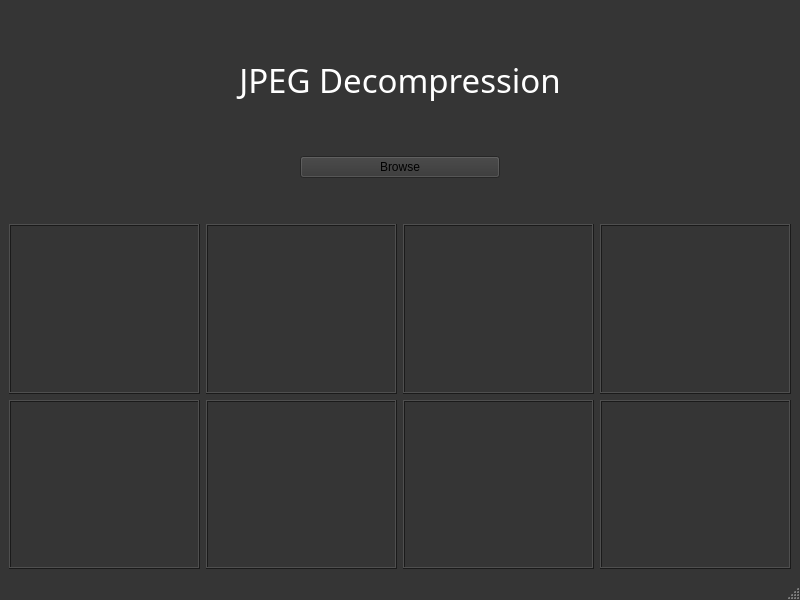
<?xml version="1.0" encoding="UTF-8"?>
<ui version="4.0">
 <class>MainWindow</class>
 <widget class="QMainWindow" name="MainWindow">
  <property name="geometry">
   <rect>
    <x>0</x>
    <y>0</y>
    <width>800</width>
    <height>600</height>
   </rect>
  </property>
  <property name="palette">
   <palette>
    <active>
     <colorrole role="WindowText">
      <brush brushstyle="SolidPattern">
       <color alpha="255">
        <red>255</red>
        <green>255</green>
        <blue>255</blue>
       </color>
      </brush>
     </colorrole>
     <colorrole role="Button">
      <brush brushstyle="SolidPattern">
       <color alpha="255">
        <red>53</red>
        <green>53</green>
        <blue>53</blue>
       </color>
      </brush>
     </colorrole>
     <colorrole role="Light">
      <brush brushstyle="SolidPattern">
       <color alpha="255">
        <red>79</red>
        <green>79</green>
        <blue>79</blue>
       </color>
      </brush>
     </colorrole>
     <colorrole role="Midlight">
      <brush brushstyle="SolidPattern">
       <color alpha="255">
        <red>66</red>
        <green>66</green>
        <blue>66</blue>
       </color>
      </brush>
     </colorrole>
     <colorrole role="Dark">
      <brush brushstyle="SolidPattern">
       <color alpha="255">
        <red>26</red>
        <green>26</green>
        <blue>26</blue>
       </color>
      </brush>
     </colorrole>
     <colorrole role="Mid">
      <brush brushstyle="SolidPattern">
       <color alpha="255">
        <red>35</red>
        <green>35</green>
        <blue>35</blue>
       </color>
      </brush>
     </colorrole>
     <colorrole role="Text">
      <brush brushstyle="SolidPattern">
       <color alpha="255">
        <red>255</red>
        <green>255</green>
        <blue>255</blue>
       </color>
      </brush>
     </colorrole>
     <colorrole role="BrightText">
      <brush brushstyle="SolidPattern">
       <color alpha="255">
        <red>255</red>
        <green>255</green>
        <blue>255</blue>
       </color>
      </brush>
     </colorrole>
     <colorrole role="ButtonText">
      <brush brushstyle="SolidPattern">
       <color alpha="255">
        <red>0</red>
        <green>0</green>
        <blue>0</blue>
       </color>
      </brush>
     </colorrole>
     <colorrole role="Base">
      <brush brushstyle="SolidPattern">
       <color alpha="255">
        <red>0</red>
        <green>0</green>
        <blue>0</blue>
       </color>
      </brush>
     </colorrole>
     <colorrole role="Window">
      <brush brushstyle="SolidPattern">
       <color alpha="255">
        <red>53</red>
        <green>53</green>
        <blue>53</blue>
       </color>
      </brush>
     </colorrole>
     <colorrole role="Shadow">
      <brush brushstyle="SolidPattern">
       <color alpha="255">
        <red>0</red>
        <green>0</green>
        <blue>0</blue>
       </color>
      </brush>
     </colorrole>
     <colorrole role="AlternateBase">
      <brush brushstyle="SolidPattern">
       <color alpha="255">
        <red>26</red>
        <green>26</green>
        <blue>26</blue>
       </color>
      </brush>
     </colorrole>
     <colorrole role="ToolTipBase">
      <brush brushstyle="SolidPattern">
       <color alpha="255">
        <red>255</red>
        <green>255</green>
        <blue>220</blue>
       </color>
      </brush>
     </colorrole>
     <colorrole role="ToolTipText">
      <brush brushstyle="SolidPattern">
       <color alpha="255">
        <red>0</red>
        <green>0</green>
        <blue>0</blue>
       </color>
      </brush>
     </colorrole>
    </active>
    <inactive>
     <colorrole role="WindowText">
      <brush brushstyle="SolidPattern">
       <color alpha="255">
        <red>255</red>
        <green>255</green>
        <blue>255</blue>
       </color>
      </brush>
     </colorrole>
     <colorrole role="Button">
      <brush brushstyle="SolidPattern">
       <color alpha="255">
        <red>53</red>
        <green>53</green>
        <blue>53</blue>
       </color>
      </brush>
     </colorrole>
     <colorrole role="Light">
      <brush brushstyle="SolidPattern">
       <color alpha="255">
        <red>79</red>
        <green>79</green>
        <blue>79</blue>
       </color>
      </brush>
     </colorrole>
     <colorrole role="Midlight">
      <brush brushstyle="SolidPattern">
       <color alpha="255">
        <red>66</red>
        <green>66</green>
        <blue>66</blue>
       </color>
      </brush>
     </colorrole>
     <colorrole role="Dark">
      <brush brushstyle="SolidPattern">
       <color alpha="255">
        <red>26</red>
        <green>26</green>
        <blue>26</blue>
       </color>
      </brush>
     </colorrole>
     <colorrole role="Mid">
      <brush brushstyle="SolidPattern">
       <color alpha="255">
        <red>35</red>
        <green>35</green>
        <blue>35</blue>
       </color>
      </brush>
     </colorrole>
     <colorrole role="Text">
      <brush brushstyle="SolidPattern">
       <color alpha="255">
        <red>255</red>
        <green>255</green>
        <blue>255</blue>
       </color>
      </brush>
     </colorrole>
     <colorrole role="BrightText">
      <brush brushstyle="SolidPattern">
       <color alpha="255">
        <red>255</red>
        <green>255</green>
        <blue>255</blue>
       </color>
      </brush>
     </colorrole>
     <colorrole role="ButtonText">
      <brush brushstyle="SolidPattern">
       <color alpha="255">
        <red>0</red>
        <green>0</green>
        <blue>0</blue>
       </color>
      </brush>
     </colorrole>
     <colorrole role="Base">
      <brush brushstyle="SolidPattern">
       <color alpha="255">
        <red>0</red>
        <green>0</green>
        <blue>0</blue>
       </color>
      </brush>
     </colorrole>
     <colorrole role="Window">
      <brush brushstyle="SolidPattern">
       <color alpha="255">
        <red>53</red>
        <green>53</green>
        <blue>53</blue>
       </color>
      </brush>
     </colorrole>
     <colorrole role="Shadow">
      <brush brushstyle="SolidPattern">
       <color alpha="255">
        <red>0</red>
        <green>0</green>
        <blue>0</blue>
       </color>
      </brush>
     </colorrole>
     <colorrole role="AlternateBase">
      <brush brushstyle="SolidPattern">
       <color alpha="255">
        <red>26</red>
        <green>26</green>
        <blue>26</blue>
       </color>
      </brush>
     </colorrole>
     <colorrole role="ToolTipBase">
      <brush brushstyle="SolidPattern">
       <color alpha="255">
        <red>255</red>
        <green>255</green>
        <blue>220</blue>
       </color>
      </brush>
     </colorrole>
     <colorrole role="ToolTipText">
      <brush brushstyle="SolidPattern">
       <color alpha="255">
        <red>0</red>
        <green>0</green>
        <blue>0</blue>
       </color>
      </brush>
     </colorrole>
    </inactive>
    <disabled>
     <colorrole role="WindowText">
      <brush brushstyle="SolidPattern">
       <color alpha="255">
        <red>26</red>
        <green>26</green>
        <blue>26</blue>
       </color>
      </brush>
     </colorrole>
     <colorrole role="Button">
      <brush brushstyle="SolidPattern">
       <color alpha="255">
        <red>53</red>
        <green>53</green>
        <blue>53</blue>
       </color>
      </brush>
     </colorrole>
     <colorrole role="Light">
      <brush brushstyle="SolidPattern">
       <color alpha="255">
        <red>79</red>
        <green>79</green>
        <blue>79</blue>
       </color>
      </brush>
     </colorrole>
     <colorrole role="Midlight">
      <brush brushstyle="SolidPattern">
       <color alpha="255">
        <red>66</red>
        <green>66</green>
        <blue>66</blue>
       </color>
      </brush>
     </colorrole>
     <colorrole role="Dark">
      <brush brushstyle="SolidPattern">
       <color alpha="255">
        <red>26</red>
        <green>26</green>
        <blue>26</blue>
       </color>
      </brush>
     </colorrole>
     <colorrole role="Mid">
      <brush brushstyle="SolidPattern">
       <color alpha="255">
        <red>35</red>
        <green>35</green>
        <blue>35</blue>
       </color>
      </brush>
     </colorrole>
     <colorrole role="Text">
      <brush brushstyle="SolidPattern">
       <color alpha="255">
        <red>26</red>
        <green>26</green>
        <blue>26</blue>
       </color>
      </brush>
     </colorrole>
     <colorrole role="BrightText">
      <brush brushstyle="SolidPattern">
       <color alpha="255">
        <red>255</red>
        <green>255</green>
        <blue>255</blue>
       </color>
      </brush>
     </colorrole>
     <colorrole role="ButtonText">
      <brush brushstyle="SolidPattern">
       <color alpha="255">
        <red>26</red>
        <green>26</green>
        <blue>26</blue>
       </color>
      </brush>
     </colorrole>
     <colorrole role="Base">
      <brush brushstyle="SolidPattern">
       <color alpha="255">
        <red>53</red>
        <green>53</green>
        <blue>53</blue>
       </color>
      </brush>
     </colorrole>
     <colorrole role="Window">
      <brush brushstyle="SolidPattern">
       <color alpha="255">
        <red>53</red>
        <green>53</green>
        <blue>53</blue>
       </color>
      </brush>
     </colorrole>
     <colorrole role="Shadow">
      <brush brushstyle="SolidPattern">
       <color alpha="255">
        <red>0</red>
        <green>0</green>
        <blue>0</blue>
       </color>
      </brush>
     </colorrole>
     <colorrole role="AlternateBase">
      <brush brushstyle="SolidPattern">
       <color alpha="255">
        <red>53</red>
        <green>53</green>
        <blue>53</blue>
       </color>
      </brush>
     </colorrole>
     <colorrole role="ToolTipBase">
      <brush brushstyle="SolidPattern">
       <color alpha="255">
        <red>255</red>
        <green>255</green>
        <blue>220</blue>
       </color>
      </brush>
     </colorrole>
     <colorrole role="ToolTipText">
      <brush brushstyle="SolidPattern">
       <color alpha="255">
        <red>0</red>
        <green>0</green>
        <blue>0</blue>
       </color>
      </brush>
     </colorrole>
    </disabled>
   </palette>
  </property>
  <property name="windowTitle">
   <string>MainWindow</string>
  </property>
  <widget class="QWidget" name="centralwidget">
   <layout class="QGridLayout" name="gridLayout">
    <item row="0" column="0">
     <layout class="QVBoxLayout" name="verticalLayout">
      <item>
       <layout class="QVBoxLayout" name="verticalLayout_2">
        <item>
         <widget class="QLabel" name="label">
          <property name="font">
           <font>
            <family>Castellar</family>
            <pointsize>25</pointsize>
           </font>
          </property>
          <property name="text">
           <string>JPEG Decompression</string>
          </property>
          <property name="alignment">
           <set>Qt::AlignCenter</set>
          </property>
         </widget>
        </item>
        <item>
         <layout class="QHBoxLayout" name="horizontalLayout_3">
          <item>
           <spacer name="horizontalSpacer">
            <property name="orientation">
             <enum>Qt::Horizontal</enum>
            </property>
            <property name="sizeHint" stdset="0">
             <size>
              <width>40</width>
              <height>20</height>
             </size>
            </property>
           </spacer>
          </item>
          <item>
           <widget class="QPushButton" name="Browse">
            <property name="sizePolicy">
             <sizepolicy hsizetype="Minimum" vsizetype="Fixed">
              <horstretch>0</horstretch>
              <verstretch>0</verstretch>
             </sizepolicy>
            </property>
            <property name="minimumSize">
             <size>
              <width>200</width>
              <height>0</height>
             </size>
            </property>
            <property name="text">
             <string>Browse</string>
            </property>
           </widget>
          </item>
          <item>
           <spacer name="horizontalSpacer_2">
            <property name="orientation">
             <enum>Qt::Horizontal</enum>
            </property>
            <property name="sizeHint" stdset="0">
             <size>
              <width>40</width>
              <height>20</height>
             </size>
            </property>
           </spacer>
          </item>
         </layout>
        </item>
       </layout>
      </item>
      <item>
       <spacer name="horizontalSpacer_3">
        <property name="orientation">
         <enum>Qt::Horizontal</enum>
        </property>
        <property name="sizeHint" stdset="0">
         <size>
          <width>40</width>
          <height>20</height>
         </size>
        </property>
       </spacer>
      </item>
      <item>
       <spacer name="horizontalSpacer_4">
        <property name="orientation">
         <enum>Qt::Horizontal</enum>
        </property>
        <property name="sizeHint" stdset="0">
         <size>
          <width>40</width>
          <height>20</height>
         </size>
        </property>
       </spacer>
      </item>
      <item>
       <layout class="QHBoxLayout" name="horizontalLayout">
        <item>
         <widget class="QLabel" name="Image1">
          <property name="sizePolicy">
           <sizepolicy hsizetype="Ignored" vsizetype="Ignored">
            <horstretch>0</horstretch>
            <verstretch>0</verstretch>
           </sizepolicy>
          </property>
          <property name="frameShape">
           <enum>QFrame::Box</enum>
          </property>
          <property name="frameShadow">
           <enum>QFrame::Raised</enum>
          </property>
          <property name="lineWidth">
           <number>1</number>
          </property>
          <property name="text">
           <string/>
          </property>
         </widget>
        </item>
        <item>
         <widget class="QLabel" name="Image2">
          <property name="sizePolicy">
           <sizepolicy hsizetype="Ignored" vsizetype="Ignored">
            <horstretch>0</horstretch>
            <verstretch>0</verstretch>
           </sizepolicy>
          </property>
          <property name="frameShape">
           <enum>QFrame::Box</enum>
          </property>
          <property name="frameShadow">
           <enum>QFrame::Raised</enum>
          </property>
          <property name="lineWidth">
           <number>1</number>
          </property>
          <property name="text">
           <string/>
          </property>
         </widget>
        </item>
        <item>
         <widget class="QLabel" name="Image3">
          <property name="sizePolicy">
           <sizepolicy hsizetype="Ignored" vsizetype="Ignored">
            <horstretch>0</horstretch>
            <verstretch>0</verstretch>
           </sizepolicy>
          </property>
          <property name="frameShape">
           <enum>QFrame::Box</enum>
          </property>
          <property name="frameShadow">
           <enum>QFrame::Raised</enum>
          </property>
          <property name="lineWidth">
           <number>1</number>
          </property>
          <property name="text">
           <string/>
          </property>
         </widget>
        </item>
        <item>
         <widget class="QLabel" name="Image4">
          <property name="sizePolicy">
           <sizepolicy hsizetype="Ignored" vsizetype="Ignored">
            <horstretch>0</horstretch>
            <verstretch>0</verstretch>
           </sizepolicy>
          </property>
          <property name="frameShape">
           <enum>QFrame::Box</enum>
          </property>
          <property name="frameShadow">
           <enum>QFrame::Raised</enum>
          </property>
          <property name="lineWidth">
           <number>1</number>
          </property>
          <property name="text">
           <string/>
          </property>
         </widget>
        </item>
       </layout>
      </item>
      <item>
       <layout class="QHBoxLayout" name="horizontalLayout_2">
        <item>
         <widget class="QLabel" name="Image5">
          <property name="sizePolicy">
           <sizepolicy hsizetype="Ignored" vsizetype="Ignored">
            <horstretch>0</horstretch>
            <verstretch>0</verstretch>
           </sizepolicy>
          </property>
          <property name="frameShape">
           <enum>QFrame::Box</enum>
          </property>
          <property name="frameShadow">
           <enum>QFrame::Raised</enum>
          </property>
          <property name="lineWidth">
           <number>1</number>
          </property>
          <property name="text">
           <string/>
          </property>
         </widget>
        </item>
        <item>
         <widget class="QLabel" name="Image6">
          <property name="sizePolicy">
           <sizepolicy hsizetype="Ignored" vsizetype="Ignored">
            <horstretch>0</horstretch>
            <verstretch>0</verstretch>
           </sizepolicy>
          </property>
          <property name="frameShape">
           <enum>QFrame::Box</enum>
          </property>
          <property name="frameShadow">
           <enum>QFrame::Raised</enum>
          </property>
          <property name="lineWidth">
           <number>1</number>
          </property>
          <property name="text">
           <string/>
          </property>
         </widget>
        </item>
        <item>
         <widget class="QLabel" name="Image7">
          <property name="sizePolicy">
           <sizepolicy hsizetype="Ignored" vsizetype="Ignored">
            <horstretch>0</horstretch>
            <verstretch>0</verstretch>
           </sizepolicy>
          </property>
          <property name="frameShape">
           <enum>QFrame::Box</enum>
          </property>
          <property name="frameShadow">
           <enum>QFrame::Raised</enum>
          </property>
          <property name="lineWidth">
           <number>1</number>
          </property>
          <property name="text">
           <string/>
          </property>
         </widget>
        </item>
        <item>
         <widget class="QLabel" name="Image8">
          <property name="sizePolicy">
           <sizepolicy hsizetype="Ignored" vsizetype="Ignored">
            <horstretch>0</horstretch>
            <verstretch>0</verstretch>
           </sizepolicy>
          </property>
          <property name="frameShape">
           <enum>QFrame::Box</enum>
          </property>
          <property name="frameShadow">
           <enum>QFrame::Raised</enum>
          </property>
          <property name="lineWidth">
           <number>1</number>
          </property>
          <property name="text">
           <string/>
          </property>
         </widget>
        </item>
       </layout>
      </item>
     </layout>
    </item>
   </layout>
  </widget>
  <widget class="QMenuBar" name="menubar">
   <property name="geometry">
    <rect>
     <x>0</x>
     <y>0</y>
     <width>800</width>
     <height>22</height>
    </rect>
   </property>
  </widget>
  <widget class="QStatusBar" name="statusbar"/>
 </widget>
 <resources/>
 <connections/>
</ui>
